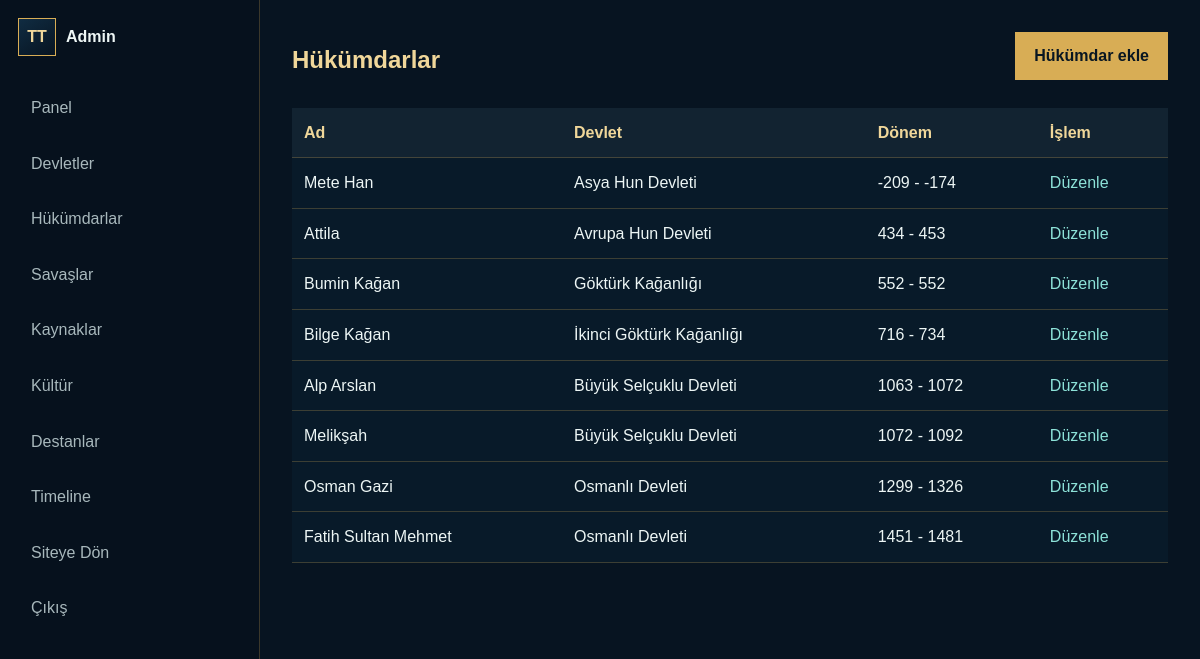
/admin/hukumdarlar.php (signed in), run on the app's committed database.
### tables this page shows
CREATE TABLE rulers (
    id INT AUTO_INCREMENT PRIMARY KEY,
    state_id INT NOT NULL,
    name VARCHAR(180) NOT NULL,
    slug VARCHAR(190) NOT NULL UNIQUE,
    birth_year INT NULL,
    death_year INT NULL,
    reign_start INT NULL,
    reign_end INT NULL,
    biography MEDIUMTEXT,
    achievements MEDIUMTEXT,
    image VARCHAR(500),
    created_at TIMESTAMP DEFAULT CURRENT_TIMESTAMP,
    updated_at TIMESTAMP DEFAULT CURRENT_TIMESTAMP ON UPDATE CURRENT_TIMESTAMP,
    CONSTRAINT fk_rulers_state FOREIGN KEY (state_id) REFERENCES states(id) ON DELETE CASCADE,
    INDEX idx_rulers_slug (slug),
    INDEX idx_rulers_state (state_id)
);

CREATE TABLE states (
    id INT AUTO_INCREMENT PRIMARY KEY,
    name VARCHAR(180) NOT NULL,
    slug VARCHAR(190) NOT NULL UNIQUE,
    short_description TEXT,
    description MEDIUMTEXT,
    start_year INT,
    end_year INT NULL,
    capital VARCHAR(180),
    founder VARCHAR(180),
    government VARCHAR(180),
    religion VARCHAR(180),
    region VARCHAR(180),
    flag_image VARCHAR(500),
    symbol_image VARCHAR(500),
    map_image VARCHAR(500),
    hero_image VARCHAR(500),
    status VARCHAR(40) DEFAULT 'published',
    created_at TIMESTAMP DEFAULT CURRENT_TIMESTAMP,
    updated_at TIMESTAMP DEFAULT CURRENT_TIMESTAMP ON UPDATE CURRENT_TIMESTAMP,
    INDEX idx_states_slug (slug),
    INDEX idx_states_year (start_year),
    INDEX idx_states_status (status)
);

### includes/functions.php (called while the page is built, shortened)
<?php
require_once __DIR__ . '/database.php';
function e(?string $value): string
{
    return htmlspecialchars((string) $value, ENT_QUOTES, 'UTF-8');
}
function app_url(string $path = ''): string
{
    $path = '/' . ltrim($path, '/');
    return APP_URL !== '' ? APP_URL . $path : $path;
}
function fetch_all(string $sql, array $params = []): array
{
    $statement = db()->prepare($sql);
    $statement->execute($params);
    return $statement->fetchAll();
}
function get_rulers(int $limit = 24, int $offset = 0): array
{
    return fetch_all(
        'SELECT rulers.*, states.name AS state_name
         FROM rulers
         LEFT JOIN states ON states.id = rulers.state_id
         ORDER BY rulers.reign_start ASC
         LIMIT ' . (int) $limit . ' OFFSET ' . (int) $offset
    );
}

### includes/database.php (called while the page is built, shortened)
<?php
function db(): PDO
{
    static $pdo = null;
    $host = env_value('DB_HOST', '127.0.0.1');
    $port = env_value('DB_PORT', '3306');
    $name = env_value('DB_NAME', '');
    $user = env_value('DB_USER', '');
    $password = env_value('DB_PASSWORD', '');
    $dsn = "mysql:host={$host};port={$port};dbname={$name};charset=utf8mb4";
    try {
        $pdo = new PDO($dsn, $user, $password, [
            PDO::ATTR_ERRMODE => PDO::ERRMODE_EXCEPTION,
            PDO::ATTR_DEFAULT_FETCH_MODE => PDO::FETCH_ASSOC,
            PDO::ATTR_EMULATE_PREPARES => false,
        ]);
    } catch (PDOException $exception) {
        log_error($exception);
        http_response_code(500);
        if (APP_DEBUG) {
            exit('Veritabanı bağlantı hatası: ' . htmlspecialchars($exception->getMessage(), ENT_QUOTES, 'UTF-8'));
        }
        exit('Şu anda sistem bakımda. Lütfen daha sonra tekrar deneyin.');
    }
    return $pdo;
}

### admin/hukumdarlar.php (the view, shortened to what this page needs)
<?php
require_once __DIR__ . '/../includes/auth.php';
$rulers = get_rulers(500, 0);
?>
<section class="admin-heading"><h1>Hükümdarlar</h1><a class="button primary" href="<?= e(app_url('admin/hukumdar-ekle.php')) ?>">Hükümdar ekle</a></section>
<table class="admin-table"><thead><tr><th>Ad</th><th>Devlet</th><th>Dönem</th><th>İşlem</th></tr></thead><tbody>
<?php foreach ($rulers as $ruler): ?>
<tr><td><?= e($ruler['name']) ?></td><td><?= e($ruler['state_name']) ?></td><td><?= e($ruler['reign_start']) ?> - <?= e($ruler['reign_end']) ?></td><td><a href="<?= e(app_url('admin/hukumdar-duzenle.php?id=' . $ruler['id'])) ?>">Düzenle</a></td></tr>
<?php endforeach; ?>
</tbody></table>

### assets/css/main.css (style rules this page uses)
:root { --navy: #071421; --navy-2: #0b2033; --teal: #0f8f8f; --teal-soft: #8de2d8; --gold: #d8ad55; --gold-2: #f0d79a; --ink: #edf6f5; --muted: #a8b8bc; --line: rgba(216, 173, 85, .25); --panel: rgba(9, 28, 43, .88); --shadow: 0 20px 60px rgba(0, 0, 0, .32); }
* { box-sizing: border-box; }
html { scroll-behavior: smooth; }
body { margin: 0; font-family: Arial, Helvetica, sans-serif; color: var(--ink); background: var(--navy); line-height: 1.6; }
a { color: inherit; text-decoration: none; }
.button { display: inline-flex; align-items: center; justify-content: center; min-height: 44px; padding: 10px 18px; border: 1px solid var(--line); color: var(--ink); background: rgba(255, 255, 255, .04); cursor: pointer; }
.button.primary { border-color: var(--gold); color: #081622; background: var(--gold); font-weight: 800; }
.section-heading, .admin-heading { display: flex; align-items: end; justify-content: space-between; gap: 24px; margin-bottom: 28px; }

### assets/css/components.css (style rules this page uses)
.admin-body { min-height: 100vh; display: grid; grid-template-columns: 260px 1fr; background: #071421; }
.admin-heading h1 { margin: 0; color: var(--gold-2); }
.admin-table { width: 100%; border-collapse: collapse; overflow: hidden; background: var(--panel); }
.admin-table th, .admin-table td { padding: 12px; border-bottom: 1px solid var(--line); text-align: left; vertical-align: top; }
.admin-table th { color: var(--gold-2); background: rgba(255, 255, 255, .04); }
.table-actions button, .admin-table a { border: 0; color: var(--teal-soft); background: transparent; cursor: pointer; }

### data on the page
rulers: name "Mete Han", state.name "Asya Hun Devleti", reign_start "-209", reign_end "-174"
rulers: name "Attila", state.name "Avrupa Hun Devleti", reign_start "434", reign_end "453"
rulers: name "Bumin Kağan", state.name "Göktürk Kağanlığı", reign_start "552", reign_end "552"
rulers: name "Bilge Kağan", state.name "İkinci Göktürk Kağanlığı", reign_start "716", reign_end "734"
rulers: name "Alp Arslan", state.name "Büyük Selçuklu Devleti", reign_start "1063", reign_end "1072"
rulers: name "Melikşah", state.name "Büyük Selçuklu Devleti", reign_start "1072", reign_end "1092"
rulers: name "Osman Gazi", state.name "Osmanlı Devleti", reign_start "1299", reign_end "1326"
rulers: name "Fatih Sultan Mehmet", state.name "Osmanlı Devleti", reign_start "1451", reign_end "1481"
